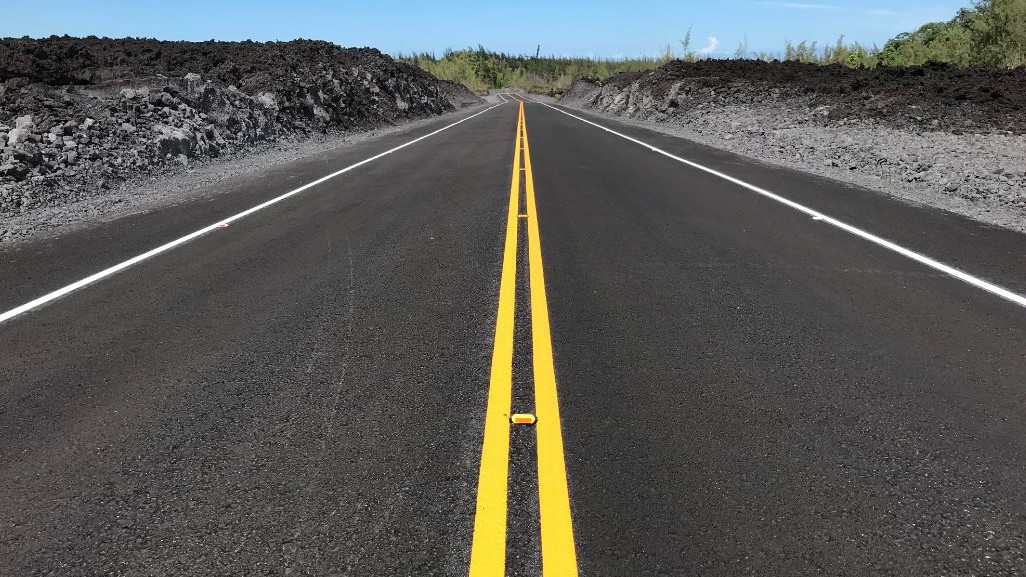
//> input picture WEEK3/highway.jpg, 1026 x 577 px
$ ./main   (built with g++ and OpenCV 4)
//> lines starting //> are read from the running program, lines starting //| are printed output that depends on the picture; after the words box and inside, x2 and y2 are one past the last pixel; in counts of white or black regions, pixels touching at a corner belong together
#include<iostream>
#include<string>
#include<sstream>

using namespace std;

#include <opencv2/imgproc/imgproc.hpp>
#include <opencv2/highgui.hpp>
#include <opencv2/core.hpp>
#include <opencv2/imgproc/types_c.h>

using  namespace cv;

void drawLine(Mat src, Mat dst){
    vector<Vec4i>lines;
	HoughLinesP(src, lines, 1, CV_PI / 180, 50, 0, 50);
    for(auto x : lines){
        line( dst, Point(x[0],x[1]), Point(x[2], x[3]), Scalar(0,255,0), 2, LINE_AA);
    }
}

int main(int argc, const char** argv){
    Mat source = imread("../../highway.jpg");
//> source is the input picture: 577 rows x 1026 cols, CV_8UC3; mean B, G, R 88.5, 91.3, 89.7
    Mat gray = imread("../../highway.jpg", IMREAD_GRAYSCALE);
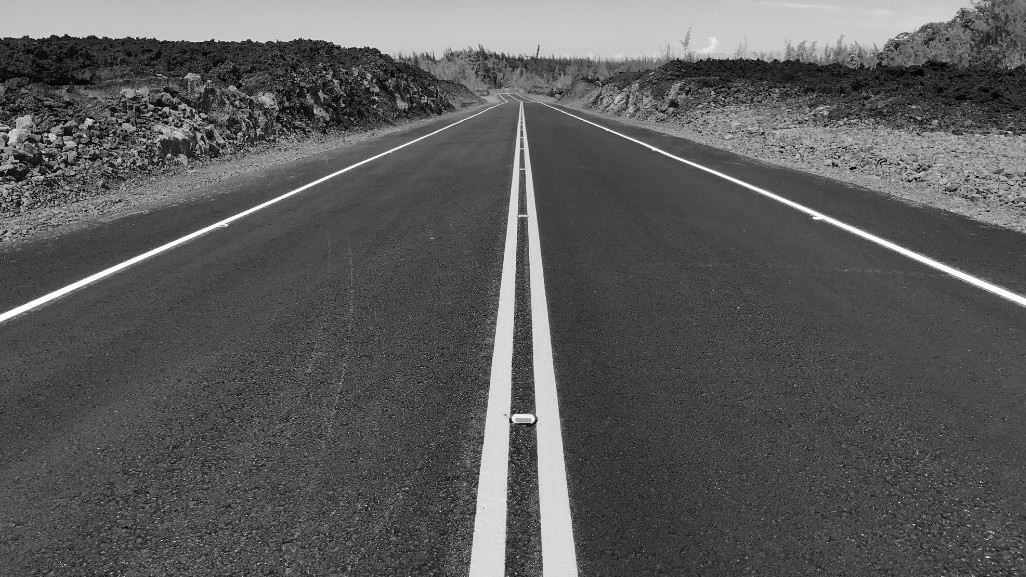
//> gray: 577 rows x 1026 cols, CV_8UC1; min 0, max 255, mean 90.6
    Mat equ_dst;

    equalizeHist(gray,equ_dst);
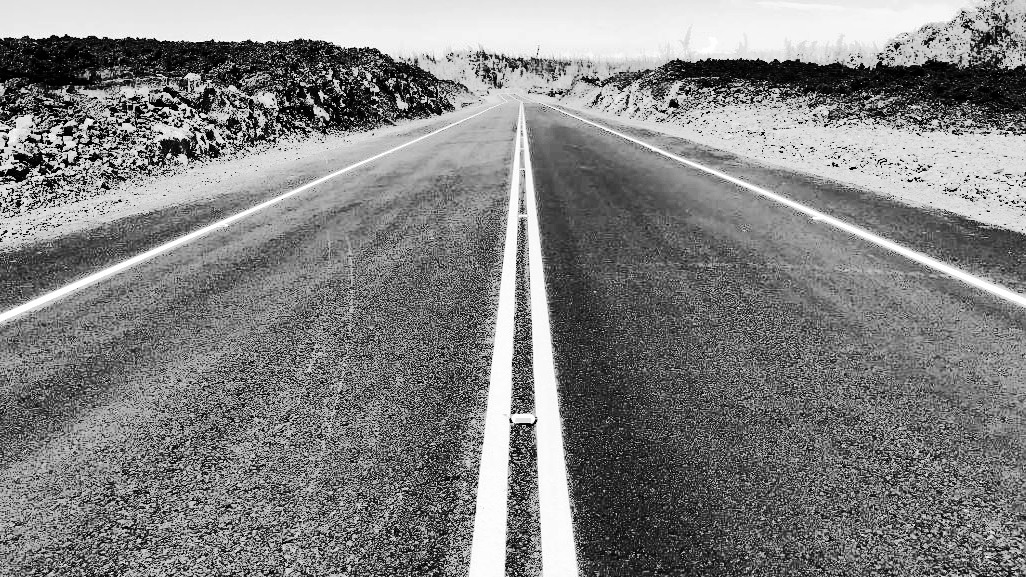
//> equ_dst: 577 rows x 1026 cols, CV_8UC1; min 0, max 255, mean 129

    vector<int> blurKernel={5,7,1};

    for(auto x : blurKernel){
        medianBlur(equ_dst, equ_dst,x);
    }
//> this loop made 3 passes
//> pass 1, `medianBlur(equ_dst, equ_dst,x);`:
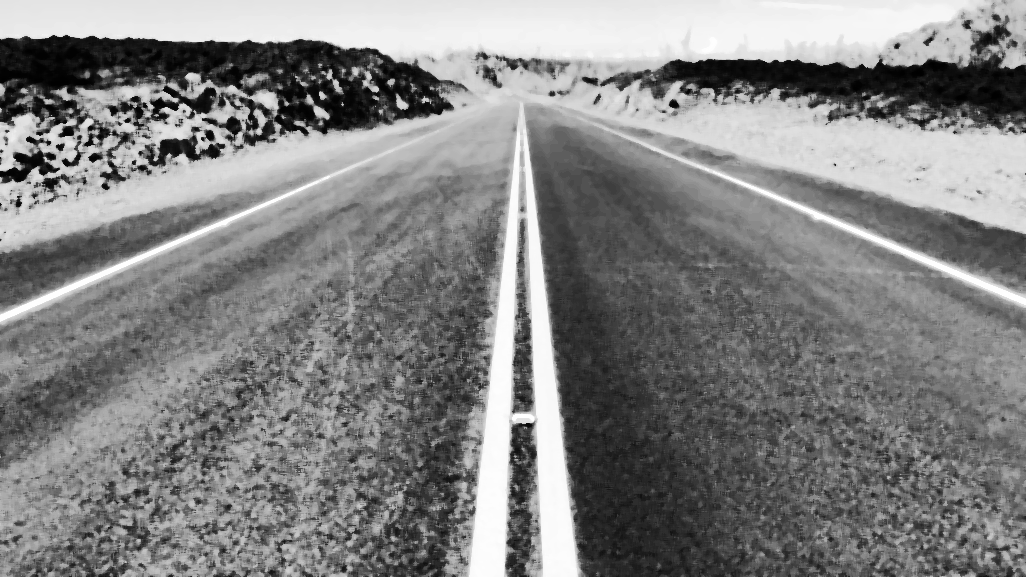
//> equ_dst: 577 rows x 1026 cols, CV_8UC1; min 0, max 255, mean 129.5
//> pass 2, `medianBlur(equ_dst, equ_dst,x);`:
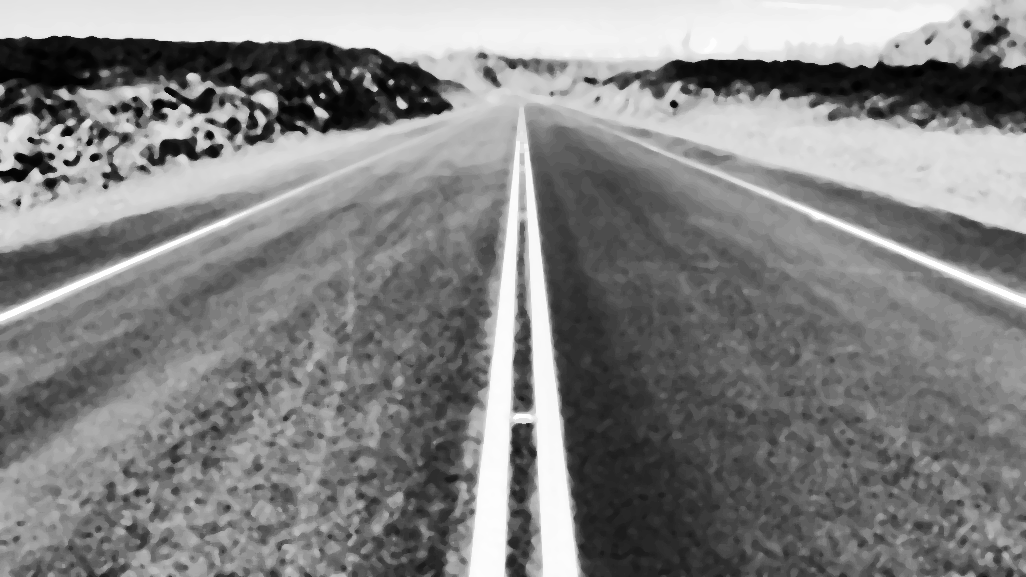
//> equ_dst: 577 rows x 1026 cols, CV_8UC1; min 1, max 254, mean 129.9

    Mat threshold_1,lap;
    threshold(equ_dst, threshold_1, 245, 255, THRESH_BINARY);
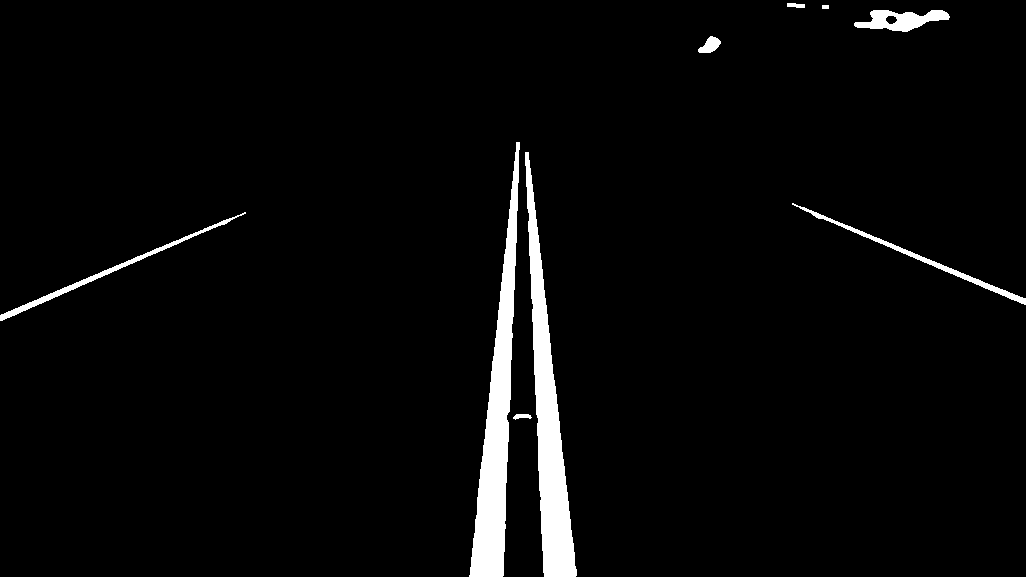
//> threshold_1: 577 rows x 1026 cols, CV_8UC1; 3.4% white; 9 white regions, largest, box (x1, y1, x2, y2) and area: (469, 142, 520, 577) 8120, (525, 152, 577, 577) 7953, (0, 212, 246, 321) 1217

    Mat kernelOptimal=getStructuringElement(MORPH_RECT,Size(5,5));

    for (int i=0;i<2;i++){
        morphologyEx(threshold_1,threshold_1,MORPH_CLOSE,kernelOptimal);
    }

    Laplacian(threshold_1,lap,CV_8U,3);
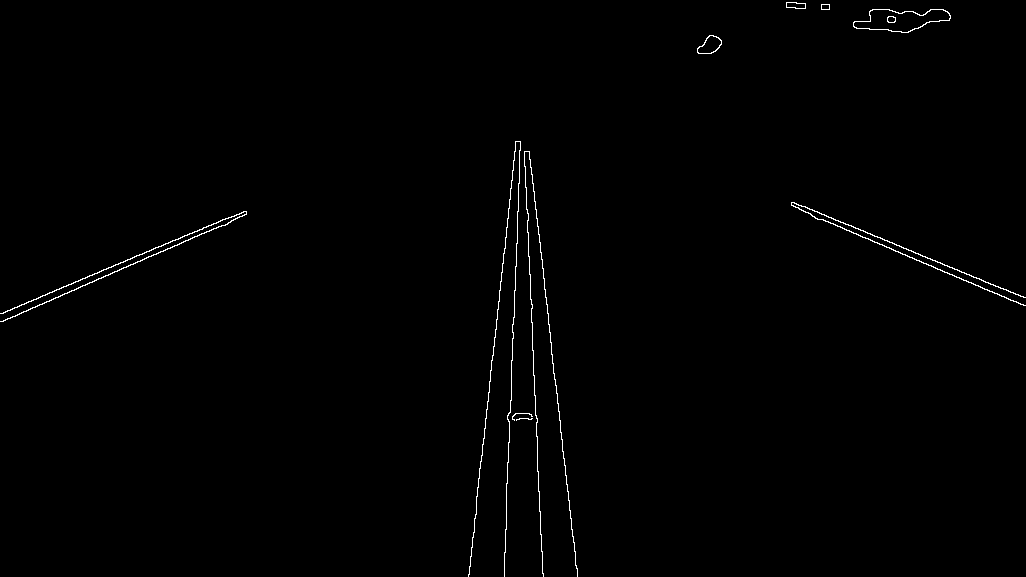
//> lap: 577 rows x 1026 cols, CV_8UC1; 0.63% white in thin lines or dots
    drawLine(lap, source);
//> in drawLine, `HoughLinesP(src, lines, 1, CV_PI / 180, 50, 0, 50);`: lines = 19 lines (x1, y1, x2, y2), first 8: [469, 574, 515, 141], [803, 211, 1024, 305], [3, 321, 246, 213], [2, 313, 244, 211], [791, 202, 979, 278], [509, 442, 520, 141], [530, 274, 539, 511], [528, 151, 550, 333]
//> the loop in drawLine, `for(auto x : lines)` made 19 passes
//> x on passes 1 to 12: [469, 574, 515, 141], [803, 211, 1024, 305], [3, 321, 246, 213], [2, 313, 244, 211], [791, 202, 979, 278], [509, 442, 520, 141], [530, 274, 539, 511], [528, 151, 550, 333], [469, 573, 491, 360], [0, 313, 225, 218], [557, 393, 577, 576], [504, 575, 513, 317]
//> after the loop in drawLine, `for(auto x : lines)`:
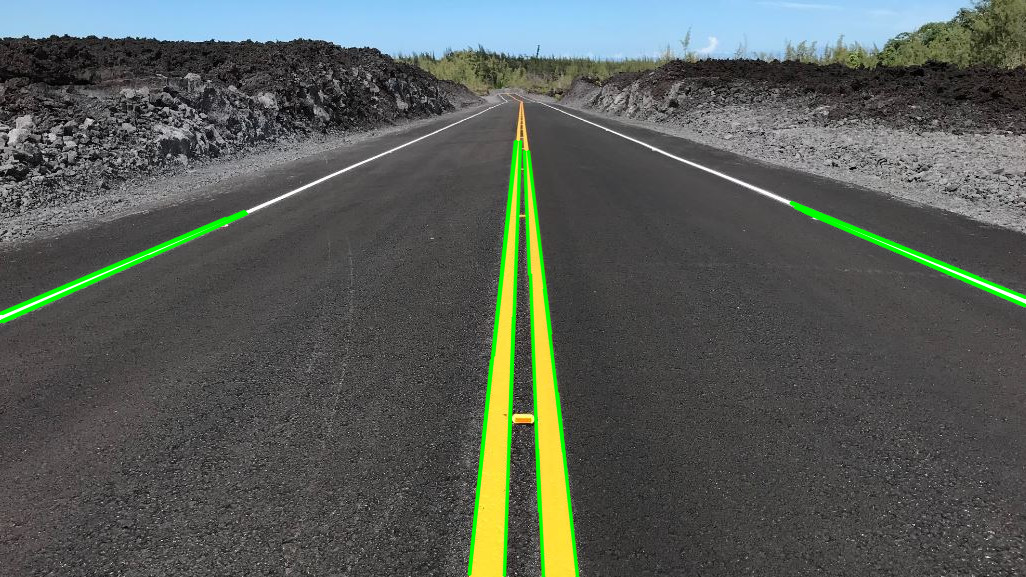
//> dst: 577 rows x 1026 cols, CV_8UC3; 2.43% of pixels changed, all inside (x1, y1, x2, y2) = (0, 140, 1026, 577)
	imshow("Result", source);

    waitKey(0);
        return 0;
}

$ run again, with WEEK3/6.jpg copied over WEEK3/highway.jpg
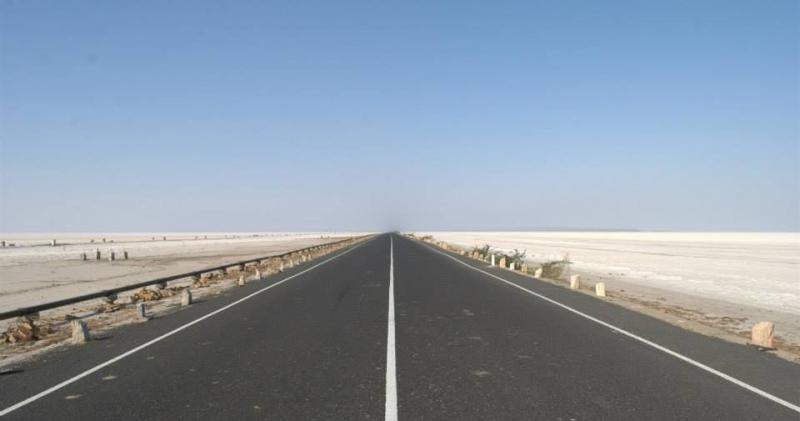
//> input picture WEEK3/6.jpg, 800 x 421 px
//> source is the input picture: 421 rows x 800 cols, CV_8UC3; mean B, G, R 166.6, 152, 138.5
//> the loop `for (int i=0;i<2;i++)` made 2 passes
//> pass 1, `morphologyEx(threshold_1,threshold_1,MORPH_CLOSE,kernelOptimal);`:
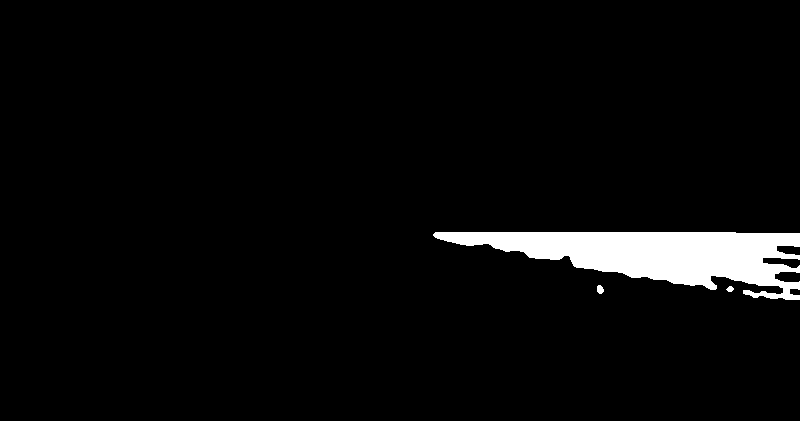
//> threshold_1: 421 rows x 800 cols, CV_8UC1; 3.9% white; 3 white regions, box (x1, y1, x2, y2) and area: (433, 232, 800, 300) 13093, (597, 285, 604, 294) 49, (726, 286, 734, 292) 33
//> lap: 421 rows x 800 cols, CV_8UC1; 0.37% white in thin lines or dots, all inside (x1, y1, x2, y2) = (432, 231, 800, 301)
//> lines = 6 lines (x1, y1, x2, y2): [434, 231, 736, 231], [443, 241, 773, 299], [527, 257, 758, 298], [736, 232, 799, 232], [711, 278, 799, 290], [436, 239, 570, 260]
//> the loop in drawLine, `for(auto x : lines)` made 6 passes
//> after the loop in drawLine, `for(auto x : lines)`:
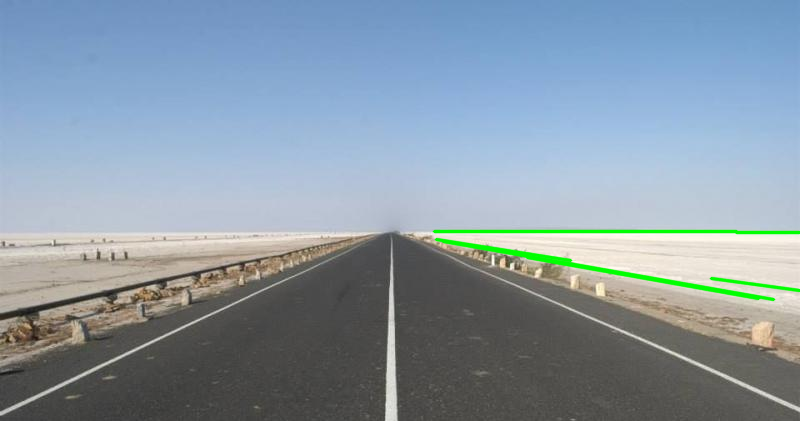
//> dst: 421 rows x 800 cols, CV_8UC3; 1.37% of pixels changed, all inside (x1, y1, x2, y2) = (432, 229, 800, 302)
